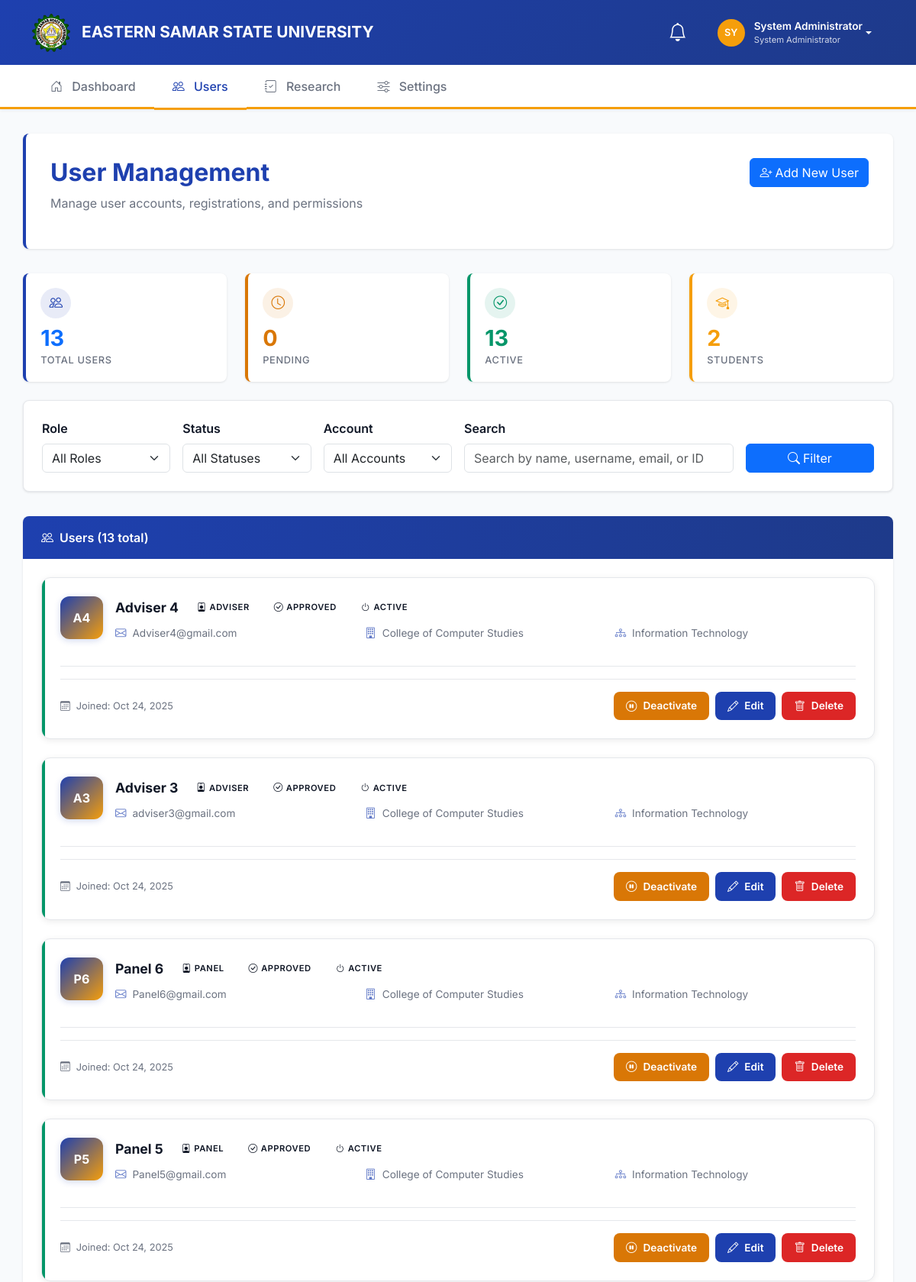
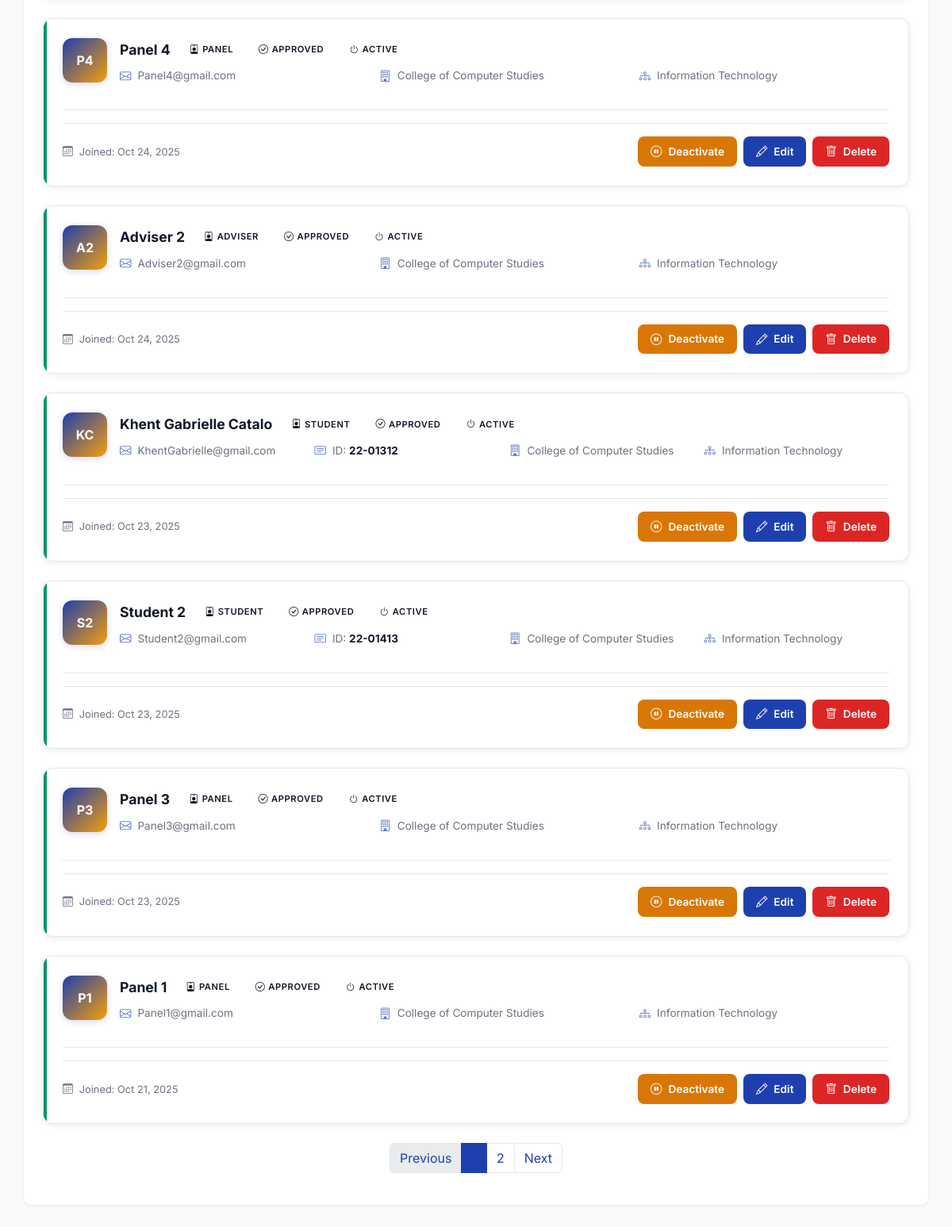
Screenshot of /admin/manage_users.php?error=invalid_user (signed in) with the database file from the repository (2 pictures, top to bottom).
### tables this page shows
CREATE TABLE `users` (
  `user_id` int(11) NOT NULL,
  `username` varchar(30) NOT NULL,
  `password` varchar(255) NOT NULL,
  `email` varchar(100) NOT NULL,
  `first_name` varchar(30) NOT NULL,
  `last_name` varchar(30) NOT NULL,
  `role` enum('student','adviser','panel','admin') NOT NULL,
  `college` varchar(80) DEFAULT NULL,
  `department` varchar(80) DEFAULT NULL,
  `student_id` varchar(15) DEFAULT NULL,
  `profile_picture` varchar(255) DEFAULT NULL,
  `is_active` tinyint(1) DEFAULT 1,
  `registration_status` enum('pending','approved','rejected') DEFAULT 'approved',
  `rejection_reason` text DEFAULT NULL,
  `account_locked` tinyint(1) DEFAULT 0,
  `locked_until` timestamp NULL DEFAULT NULL,
  `last_login` timestamp NULL DEFAULT NULL,
  `session_expires_at` timestamp NULL DEFAULT NULL,
  `created_at` timestamp NOT NULL DEFAULT current_timestamp(),
  `updated_at` timestamp NOT NULL DEFAULT current_timestamp() ON UPDATE current_timestamp()
);

### admin/manage_users.php (the view, shortened to what the rows shown need)
<?php
include_once '../includes/functions.php';
$page = isset($_GET['page']) ? max(1, intval($_GET['page'])) : 1;
$limit = 10;
$offset = ($page - 1) * $limit;
$where_conditions = [];
$params = [];
$where_clause = !empty($where_conditions) ? 'WHERE ' . implode(' AND ', $where_conditions) : '';
$users_sql = "SELECT * FROM users
             $where_clause
             ORDER BY
                 CASE
                     WHEN registration_status = 'pending' THEN 1
                     WHEN registration_status = 'approved' THEN 2
                     WHEN registration_status = 'rejected' THEN 3
                     ELSE 4
                 END,
                 is_active DESC,
                 created_at DESC
             LIMIT $limit OFFSET $offset";
$users_stmt = $conn->prepare($users_sql);
$users_stmt->execute($params);
$users = $users_stmt->fetchAll(PDO::FETCH_ASSOC);
?>
<!DOCTYPE html>
<html lang="en">
<head>
    <link href="https://cdn.jsdelivr.net/npm/bootstrap@5.3.0/dist/css/bootstrap.min.css" rel="stylesheet">
    <link rel="stylesheet" href="https://cdn.jsdelivr.net/npm/bootstrap-icons@1.11.0/font/bootstrap-icons.css">
</head>
<body>
    <div class="container main-content">
        <div class="page-header d-flex justify-content-between align-items-start flex-wrap">
            <div>
                <h1 class="page-title">User Management</h1>
            </div>
        </div>
        <div class="dashboard-section">
            <div class="section-body">
                <?php if (empty($users)): ?>
                    <div class="text-center py-5">
                        <i class="bi bi-people" style="font-size: 4rem; color: var(--text-secondary); opacity: 0.5;"></i>
                        <p class="mt-3 text-muted fs-5">No users found.</p>
                    </div>
                <?php else: ?>
                    <?php foreach ($users as $user): ?>
                        <div class="user-card <?php
                            if (($user['registration_status'] ?? 'approved') === 'pending') echo 'pending';
                            elseif (!($user['is_active'] ?? 1)) echo 'inactive';
                            else echo 'approved';
                        ?>">
                            <div class="user-card-header">
                                <div class="user-profile-pic">
                                    <?php echo strtoupper(substr($user['first_name'], 0, 1) . substr($user['last_name'], 0, 1)); ?>
                                </div>
                                <div class="user-main-info">
                                    <div class="user-name-section">
                                        <h6><?php echo htmlspecialchars($user['first_name'] . ' ' . $user['last_name']); ?></h6>
                                        <div class="user-role-badges">
                                            <span class="academic-badge <?php
                                                echo $user['role'] === 'admin' ? 'danger' :
                                                    ($user['role'] === 'adviser' ? 'success' :
                                                    ($user['role'] === 'panel' ? 'primary' : 'primary'));
                                            ?>">
                                                <i class="bi bi-person-badge"></i>
                                                <?php echo ucfirst($user['role']); ?>
                                            </span>
                                            <?php
                                            $reg_status = $user['registration_status'] ?? 'approved';
                                            $badge_class = $reg_status === 'pending' ? 'warning' :
                                                        ($reg_status === 'rejected' ? 'danger' : 'success');
                                            ?>
                                            <span class="academic-badge <?php echo $badge_class; ?>">
                                                <i class="bi bi-<?php echo $reg_status === 'approved' ? 'check-circle' : 'clock'; ?>"></i>
                                                <?php echo ucfirst($reg_status); ?>
                                            </span>
                                            <span class="academic-badge <?php echo ($user['is_active'] ?? 1) ? 'success' : 'secondary'; ?>">
                                                <i class="bi bi-<?php echo ($user['is_active'] ?? 1) ? 'power' : 'dash-circle'; ?>"></i>
                                                <?php echo ($user['is_active'] ?? 1) ? 'Active' : 'Inactive'; ?>
                                            </span>
                                        </div>
                                    </div>
                                    <div class="user-info-grid">
                                        <div class="user-info-item">
                                            <i class="bi bi-envelope"></i>
                                            <span><?php echo htmlspecialchars($user['email']); ?></span>
                                        </div>
                                        <?php if (!empty($user['student_id'])): ?>
                                        <div class="user-info-item">
                                            <i class="bi bi-card-text"></i>
                                            <span>ID: <strong><?php echo htmlspecialchars($user['student_id']); ?></strong></span>
                                        </div>
                                        <?php endif; ?>
                                        <?php if (!empty($user['college'])): ?>
                                        <div class="user-info-item">
                                            <i class="bi bi-building"></i>
                                            <span><?php echo htmlspecialchars($user['college']); ?></span>
                                        </div>
                                        <?php endif; ?>
                                        <?php if (!empty($user['department'])): ?>
                                        <div class="user-info-item">
                                            <i class="bi bi-diagram-3"></i>
                                            <span><?php echo htmlspecialchars($user['department']); ?></span>
                                        </div>
                                        <?php endif; ?>
                                    </div>
                                </div>
                            </div>
                            <div class="user-card-footer">
                                <div class="user-meta-info">
                                    <i class="bi bi-calendar3"></i>
                                    <span>Joined: <?php echo date('M j, Y', strtotime($user['created_at'])); ?></span>
                                </div>
                                <div class="user-actions">
                                    <?php if ($user['user_id'] != $_SESSION['user_id']): ?>
                                        <?php if ($user['is_active'] ?? 1): ?>
                                            <button type="button" class="action-btn btn-toggle"
                                                    onclick="toggleAccountStatus(<?php echo $user['user_id']; ?>, '<?php echo htmlspecialchars($user['first_name'] . ' ' . $user['last_name'], ENT_QUOTES); ?>', 0)">
                                                <i class="bi bi-pause-circle"></i>Deactivate
                                            </button>
                                        <?php endif; ?>
                                    <?php endif; ?>
                                    <button type="button" class="action-btn btn-edit"
                                            onclick="editUser(<?php echo $user['user_id']; ?>)">
                                        <i class="bi bi-pencil"></i>Edit
                                    </button>
                                    <?php if ($user['user_id'] != $_SESSION['user_id']): ?>
                                        <button type="button" class="action-btn btn-delete"
                                                onclick="confirmDelete(<?php echo $user['user_id']; ?>, '<?php echo htmlspecialchars($user['first_name'] . ' ' . $user['last_name'], ENT_QUOTES); ?>')">
                                            <i class="bi bi-trash"></i>Delete
                                        </button>
                                    <?php endif; ?>
                                </div>
                            </div>
                        </div>
                    <?php endforeach; ?>
                <?php endif; ?>
            </div>
        </div>
    </div>
</body>
</html>

### rows the page displays
users: first_name+last_name "A4", first_name+last_name "Adviser 4", role "ADVISER", registration_status "APPROVED", is_active 1 (drawn), email "Adviser4@gmail.com", college "College of Computer Studies", department "Information Technology", created_at "Oct 24, 2025"
users: first_name+last_name "A3", first_name+last_name "Adviser 3", role "ADVISER", registration_status "APPROVED", is_active 1 (drawn), email "adviser3@gmail.com", college "College of Computer Studies", department "Information Technology", created_at "Oct 24, 2025"
users: first_name+last_name "P6", first_name+last_name "Panel 6", role "PANEL", registration_status "APPROVED", is_active 1 (drawn), email "Panel6@gmail.com", college "College of Computer Studies", department "Information Technology", created_at "Oct 24, 2025"
users: first_name+last_name "P5", first_name+last_name "Panel 5", role "PANEL", registration_status "APPROVED", is_active 1 (drawn), email "Panel5@gmail.com", college "College of Computer Studies", department "Information Technology", created_at "Oct 24, 2025"
users: first_name+last_name "P4", first_name+last_name "Panel 4", role "PANEL", registration_status "APPROVED", is_active 1 (drawn), email "Panel4@gmail.com", college "College of Computer Studies", department "Information Technology", created_at "Oct 24, 2025"
users: first_name+last_name "A2", first_name+last_name "Adviser 2", role "ADVISER", registration_status "APPROVED", is_active 1 (drawn), email "Adviser2@gmail.com", college "College of Computer Studies", department "Information Technology", created_at "Oct 24, 2025"
users: first_name+last_name "KC", first_name+last_name "Khent Gabrielle Catalo", role "STUDENT", registration_status "APPROVED", is_active 1 (drawn), email "KhentGabrielle@gmail.com", student "22-01312", college "College of Computer Studies", department "Information Technology", created_at "Oct 23, 2025"
users: first_name+last_name "S2", first_name+last_name "Student 2", role "STUDENT", registration_status "APPROVED", is_active 1 (drawn), email "Student2@gmail.com", student "22-01413", college "College of Computer Studies", department "Information Technology", created_at "Oct 23, 2025"
users: first_name+last_name "P3", first_name+last_name "Panel 3", role "PANEL", registration_status "APPROVED", is_active 1 (drawn), email "Panel3@gmail.com", college "College of Computer Studies", department "Information Technology", created_at "Oct 23, 2025"
users: first_name+last_name "P1", first_name+last_name "Panel 1", role "PANEL", registration_status "APPROVED", is_active 1 (drawn), email "Panel1@gmail.com", college "College of Computer Studies", department "Information Technology", created_at "Oct 21, 2025"

### other values shown
substr($_SESSION['full_name'], 0, 2) "SY"
$_SESSION['full_name'] "System Administrator"
$stats['total_users'] "13"
$stats['pending'] "0"
$stats['active'] "13"
$stats['students'] "2"
$total_records "13"
